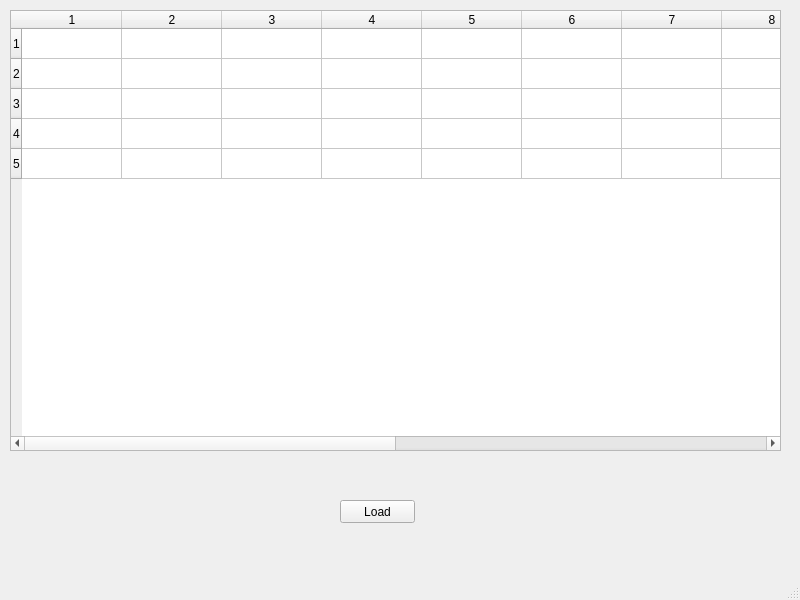
<?xml version="1.0" encoding="UTF-8"?>
<ui version="4.0">
 <class>MainWindow</class>
 <widget class="QMainWindow" name="MainWindow">
  <property name="geometry">
   <rect>
    <x>0</x>
    <y>0</y>
    <width>800</width>
    <height>600</height>
   </rect>
  </property>
  <property name="windowTitle">
   <string>MainWindow</string>
  </property>
  <widget class="QWidget" name="centralwidget">
   <widget class="QTableWidget" name="tableWidget">
    <property name="geometry">
     <rect>
      <x>10</x>
      <y>10</y>
      <width>771</width>
      <height>441</height>
     </rect>
    </property>
    <property name="rowCount">
     <number>5</number>
    </property>
    <property name="columnCount">
     <number>14</number>
    </property>
    <row/>
    <row/>
    <row/>
    <row/>
    <row/>
    <column/>
    <column/>
    <column/>
    <column/>
    <column/>
    <column/>
    <column/>
    <column/>
    <column/>
    <column/>
    <column/>
    <column/>
    <column/>
    <column/>
   </widget>
   <widget class="QPushButton" name="Load">
    <property name="geometry">
     <rect>
      <x>340</x>
      <y>500</y>
      <width>75</width>
      <height>23</height>
     </rect>
    </property>
    <property name="text">
     <string>Load</string>
    </property>
   </widget>
  </widget>
  <widget class="QMenuBar" name="menubar">
   <property name="geometry">
    <rect>
     <x>0</x>
     <y>0</y>
     <width>800</width>
     <height>21</height>
    </rect>
   </property>
  </widget>
  <widget class="QStatusBar" name="statusbar"/>
 </widget>
 <resources/>
 <connections/>
</ui>
